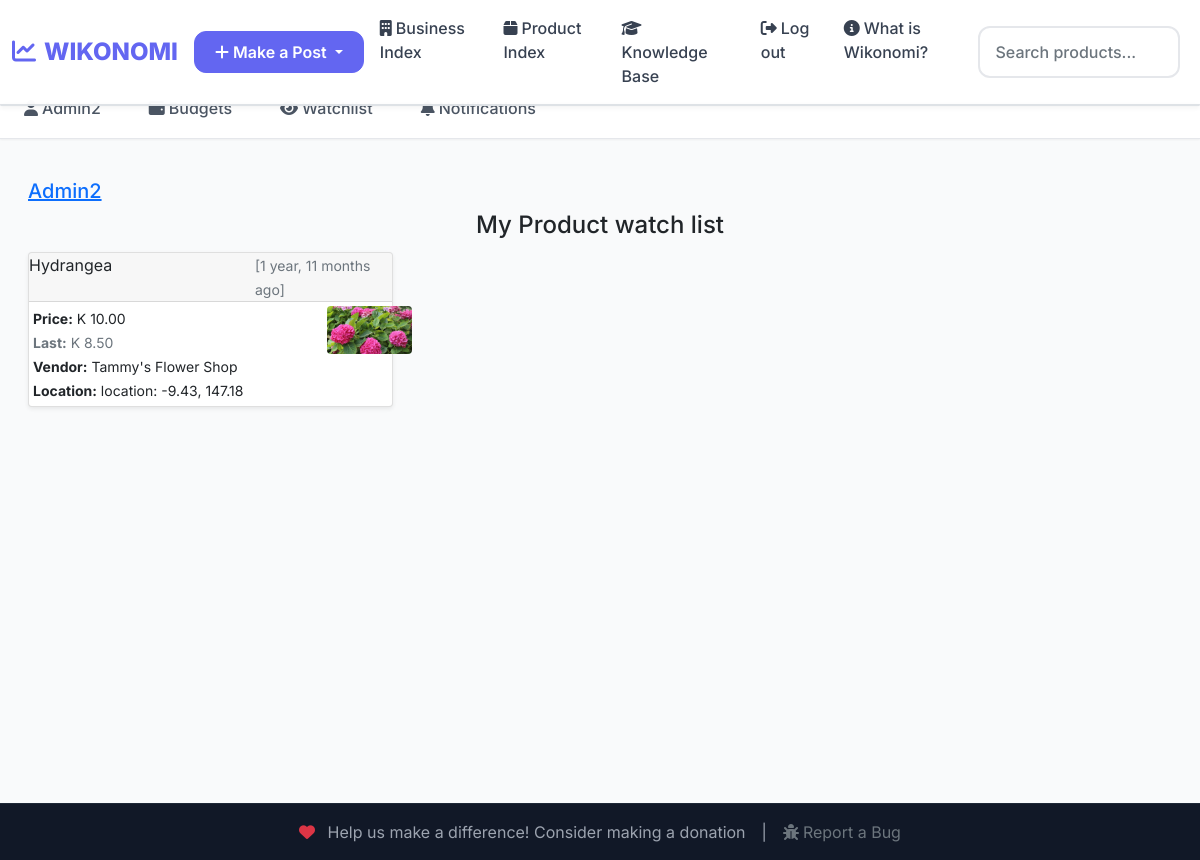
Page /my-watch-list (signed in) on the committed database.
### Product/models.py (models this page shows, shortened)
class Product(models.Model):
    name = models.CharField(max_length=100)
    price = models.FloatField()
    description = models.TextField(max_length=300,blank=True)
    business  = models.ForeignKey(Business,on_delete=models.CASCADE, null=True)
    author = models.ForeignKey(User,on_delete=models.SET_NULL,null=True)
    is_public = models.BooleanField(default=True)
    date_created = models.DateTimeField(default=timezone.now)
    date_updated = models.DateTimeField(default=timezone.now, editable=False)
    location = models.ForeignKey(Location,on_delete=models.SET_NULL,null=True,blank=True)
    def FirstPhoto(self):
        return self.productphoto_set.first()
    def get_last_price(self):
        from History.models import ProductHistory
        last_history = ProductHistory.objects.filter(product=self).order_by('-id')[1:2].first()
        if last_history and last_history.price is not None:
            return last_history.price
        return self.price  # Fallback to current price if no history

### History/models.py (models this page shows, shortened)
class ProductHistory(models.Model):
    product = models.ForeignKey(Product, on_delete=models.SET_NULL, null=True)
    name = models.CharField(max_length=100, blank=True)
    description = models.TextField(max_length=300, blank=True)
    previous_author = models.CharField(max_length=100, null=True, blank=True)
    current_author = models.CharField(max_length=100, null=True, blank=True)
    price = models.FloatField(null=True, blank=True)
    date_created = models.DateTimeField(default=timezone.now)
    date_updated = models.DateTimeField(auto_now=True)
    business = models.CharField(max_length=100, blank=True)
    is_public = models.BooleanField(default=True)

### Business/models.py (models this page shows, shortened)
class Business(models.Model):
    name = models.CharField(max_length=100)
    description = models.TextField(max_length=300, blank=True)
    location_description = models.CharField(max_length=200, blank=True, help_text="Verbose description of the business location")
    location = models.ForeignKey(Location, on_delete=models.SET_NULL, null=True, blank=True, help_text="GPS coordinates and address")
    image = models.ImageField(upload_to=get_image_filename,null=True,blank=True)
    author = models.ForeignKey(User,on_delete=models.SET_NULL,null=True)
    date_created = models.DateTimeField(auto_now_add=True)
    date_updated = models.DateTimeField(auto_now=True)
    is_public = models.BooleanField(default=True)

### Location/models.py (models this page shows, shortened)
class Location(models.Model):
    latitude = models.FloatField(null=True, blank=True)
    longitude = models.FloatField(null=True, blank=True)
    def __str__(self):
        return "location: {}, {}".format(self.latitude, self.longitude)

### Follow/views.py (the view)
# urls.py: path('my-watch-list', views.SubscriptionsView, name='subscriptions'),
def SubscriptionsView(request):
    if not request.user.is_authenticated:
        return redirect('account_login')
    my_subs = ProductSubscription.objects.filter(user=request.user)
    all_products =list()
    for sub in my_subs:
        all_products.append(sub.product)
    return render(request,'Follow/my_subscriptions.html',{'products':all_products})

### Home/templatetags/extra_date_filters.py (called while the page is built)
@register.filter(name="anyNotification")
def anyNotification(user):
    if not user.is_authenticated:
        return 0
    return Notification.objects.filter(user=user, is_read=False).count()

### Follow/templates/Follow/my_subscriptions.html (shortened to what this page needs)
{% extends 'Home/base.html' %}
{% load thumbnail %}
{% load static %}
{% load humanize %}
{% block content %}
<div class="container-fluid mt-2">
  {% if request.user.is_authenticated %}
    <h5><a href="{% url 'Profile:profile' %}">{{request.user.username}}</a></h5>
  {% endif %}
{% if products %}
  <h4 class="text-center">My Product watch list</h4>
      <div class="row">
  {% for product in products %}
        <div class="col-lg-4">
          <div class="card my-1 shadow-sm ">
            <div class="card-header col m-0 p-0">
                <div class="row ">
                  <div class="col-7">
                    <p class="font-weight-bold m-0 p-0 ml-1" >{{product.name}}</p>
                  </div>
                  <div class="col-5">
                    <small class="float-right mr-1 p-0 mb-0  text-muted">[{{product.date_updated|naturaltime}}]</small>
                  </div>
                </div>
            </div>
            <div class="card-body pb-1 mb-0 p-1">
                  <div class="row">
                    <div class="col-9">
                        {% if product.price %}
                          <small class="text-responsive m-0 pb-0"><b>Price:</b> K {{product.price|floatformat:2|intcomma}}</small><br>
                          {% if product.get_last_price and product.get_last_price != product.price %}
                            <small class="text-muted"><b>Last:</b> K {{product.get_last_price|floatformat:2|intcomma}}</small><br>
                          {% endif %}
                        {% endif %}
                        {% if product.business %}
                          <small class="text repsonsive m-0 p-0"  ><b>Vendor:</b> {{product.business.name}}</small><br>
                        {% endif  %}
                        {% if product.business.location %}
                          <small class="text repsonsive m-0 p-0"  ><b>Location:</b> {{product.business.location}}</small><br>
                        {% endif %}
                    </div>
                    {% if product.FirstPhoto.photo  %}
                      <div class="col-3 ">
                        {% thumbnail product.FirstPhoto.photo "50x50" as prodImg %}
                          <img class=" img img-fluid rounded float-right" src={{prodImg.url}} alt={{product.name}} style="max-width:85px; margin-left:10px;">
                        {% endthumbnail %}
                      </div>
                    {% endif %}
                  </div>
              </div>
          </div>
      </div>
    {% endfor %}
    </div>
{% else %}
<h1>No subscriptions yet</h1>
{% endif %}
{% endblock content %}

### Home/templates/Home/base.html (shortened to what this page needs)
{% load static %}
{% load extra_date_filters %}
<!DOCTYPE html>
<html lang="" dir="ltr">
  <head>
    <link rel="stylesheet" href="{% static 'Home/bootstrap-5.0.0-dist/css/bootstrap.min.css' %}">
    <link rel="stylesheet" href="{% static 'Home/css/baseStyle.css' %}">
    <link rel="stylesheet" href="https://cdnjs.cloudflare.com/ajax/libs/font-awesome/6.4.0/css/all.min.css">
  </head>
  <body>
      <nav class="navbar navbar-expand-sm fixed-top navbar-light" aria-label="Main navigation">
        <div class="container-fluid">
          <a class="navbar-brand {% if request.resolver_match.url_name == 'home' %}active{% endif %}" href="{% url 'Home:home' %}">
            <i class="fas fa-chart-line me-2"></i>WIKONOMI
          </a>
          <div class="dropdown">
            <button class="btn btn-primary dropdown-toggle"
            type="button"
            id="dropdownMenuButton"
            data-bs-toggle="dropdown"
            aria-expanded="false"
            >
              <i class="fas fa-plus me-1"></i>Make a Post
            </button>
          </div>
          <div class="collapse navbar-collapse" id="navCollapse">
            <ul class="navbar-nav me-auto mb-2 mb-lg-0">
              <li class="nav-item">
                <a class="nav-link {% if request.resolver_match.url_name == 'all' and request.resolver_match.namespace == 'Business' %}active{% endif %}" href="{% url 'Business:all' %}">
                  <i class="fas fa-building me-1"></i>Business Index
                </a>
              </li>
              <li class="nav-item">
                <a class="nav-link {% if request.resolver_match.url_name == 'all' and request.resolver_match.namespace == 'Product' %}active{% endif %}" href="{% url 'Product:all' %}">
                  <i class="fas fa-box me-1"></i>Product Index
                </a>
              </li>
              <li class="nav-item">
                <a class="nav-link {% if request.resolver_match.view_name == 'QA:all' or request.resolver_match.app_name == 'HowTo' %}active{% endif %}" href="{% url 'QA:all' %}">
                  <i class="fas fa-graduation-cap me-1"></i>Knowledge Base
                </a>
              </li>
              {% if request.user.is_authenticated %}
                <li class="nav-item">
                  <a class="nav-link {% if request.resolver_match.url_name == 'account_logout' %}active{% endif %}" href="{% url 'account_logout' %}">
                    <i class="fas fa-sign-out-alt me-1"></i>Log out
                  </a>
                </li>
              {% endif %}
              <li class="nav-item">
                <a class="nav-link {% if request.resolver_match.url_name == 'about' %}active{% endif %}" href="{% url 'Home:about' %}">
                  <i class="fas fa-info-circle me-1"></i>What is Wikonomi?
                </a>
              </li>
            </ul>
            <form class="d-flex position-relative" action="{% url 'Search:search' %}">
              <input name="q" class="form-control me-2" type="search" placeholder="Search products..." aria-label="Search" id="search"
                     hx-get="{% url 'Search:autocomplete' %}"
                     hx-trigger="keyup changed delay:300ms"
                     hx-target="#search-suggestions"
                     hx-indicator="#search-loading">
            </form>
            <div id="search-suggestions" class="position-absolute bg-white border rounded shadow-sm" style="top: 100%; left: 0; right: 0; z-index: 1000; max-height: 300px; overflow-y: auto;"></div>
          </div>
        </div>
      </nav>
      {% if request.user.is_authenticated %}
        <div class="nav-scroller">
          <nav class="nav nav-underline" aria-label="Secondary navigation">
            <a class="nav-link {% if request.resolver_match.url_name == 'profile' %}active{% endif %}" href="{% url 'Profile:profile' %}">
              <i class="fas fa-user me-1"></i>{{request.user.username}}
            </a>
            <a class="nav-link {% if request.resolver_match.url_name == 'list' and request.resolver_match.namespace == 'Budget' %}active{% endif %}" href="{% url 'Budget:list' %}">
              <i class="fas fa-wallet me-1"></i>Budgets
            </a>
            <a class="nav-link {% if request.resolver_match.url_name == 'watchlist' %}active{% endif %}" href="{% url 'Follow:watchlist' %}">
              <i class="fas fa-eye me-1"></i>Watchlist
            </a>
            <a class="nav-link {% if request.resolver_match.url_name == 'list' and request.resolver_match.namespace == 'Notification' %}active{% endif %}" href="{% url 'Notification:list' %}">
              <i class="fas fa-bell me-1"></i>Notifications
            </a>
          </nav>
        </div>
      {% endif %}
      <div id="content">
        <main class="main-container">
            {% block content %}{% endblock %}
        </main>
      </div>
      <footer class="footer mt-auto py-3">
        <div class="container">
          <div class="d-flex align-items-center justify-content-center flex-column flex-md-row">
            <p class="my-0 text-center">
              <i class="fas fa-heart me-2 text-danger"></i>
              Help us make a difference! Consider making a donation
            </p>
            <span class="mx-3 d-none d-md-inline">|</span>
            <a href="{% url 'Report:bug' %}" class="text-muted text-decoration-none mt-2 mt-md-0">
                <i class="fas fa-bug me-1"></i>Report a Bug
            </a>
          </div>
        </div>
      </footer>
  </body>
</html>

### staticfiles/Home/css/baseStyle.css (style rules this page uses)
body { display: flex; flex-direction: column; flex-wrap: wrap; height: 100%; }
.footer { flex-shrink: 0; }

### Home/templates/Home/base.html (style rules this page uses)
:root { --primary-color: #6366f1; --secondary-color: #8b5cf6; --accent-color: #06b6d4; --success-color: #10b981; --warning-color: #f59e0b; --danger-color: #ef4444; --gray-50: #f9fafb; --gray-100: #f3f4f6; --gray-200: #e5e7eb; --gray-300: #d1d5db; --gray-400: #9ca3af; --gray-500: #6b7280; --gray-600: #4b5563; --gray-700: #374151; --gray-800: #1f2937; --gray-900: #111827; --border-radius: 16px; --shadow-sm: 0 1px 2px 0 rgb(0 0 0 / 0.05); --shadow: 0 1px 3px 0 rgb(0 0 0 / 0.1), 0 1px 2px -1px rgb(0 0 0 / 0.1); --shadow-md: 0 4px 6px -1px rgb(0 0 0 / 0.1), 0 2px 4px -2px rgb(0 0 0 / 0.1); --shadow-lg: 0 10px 15px -3px rgb(0 0 0 / 0.1), 0 4px 6px -4px rgb(0 0 0 / 0.1); --shadow-xl: 0 20px 25px -5px rgb(0 0 0 / 0.1), 0 8px 10px -6px rgb(0 0 0 / 0.1); }
body { background: var(--gray-50); font-family: 'Inter', -apple-system, BlinkMacSystemFont, sans-serif; padding-top: 80px; }
.navbar { background: rgba(255, 255, 255, 0.95) !important; backdrop-filter: blur(10px); border-bottom: 1px solid var(--gray-200); box-shadow: var(--shadow-sm); }
.navbar-brand { font-weight: 800; font-size: 1.5rem; color: var(--primary-color) !important; text-decoration: none; }
.nav-link { font-weight: 500; color: var(--gray-700) !important; padding: 0.5rem 1rem !important; border-radius: 8px; transition: all 0.2s ease; }
.btn-primary { background: var(--primary-color); border-color: var(--primary-color); border-radius: 12px; font-weight: 600; padding: 0.5rem 1.25rem; transition: all 0.2s ease; }
.form-control { border: 2px solid var(--gray-200); border-radius: 12px; padding: 0.75rem 1rem; font-weight: 500; transition: border-color 0.2s ease; }
.nav-scroller { background: rgba(255, 255, 255, 0.95) !important; backdrop-filter: blur(10px); border-bottom: 1px solid var(--gray-200); box-shadow: var(--shadow-sm); }
.nav-underline .nav-link { color: var(--gray-600) !important; border-bottom: 2px solid transparent; padding: 1rem 1.5rem !important; font-weight: 500; transition: all 0.2s ease; }
.main-container { max-width: 1400px; margin: 0 auto; padding: 2rem 1rem; }
.footer { background: var(--gray-900) !important; color: var(--gray-400) !important; border-top: 1px solid var(--gray-800); }

### rows in the picture
Product: name "Hydrangea", date_updated "1 year, 11 months ago", price "10.00", get_last_price "8.50", business.name "Tammy's Flower Shop", business.location "location: -9.43, 147.18"

### other values in the picture
{{ request.user.username }} "Admin2"
